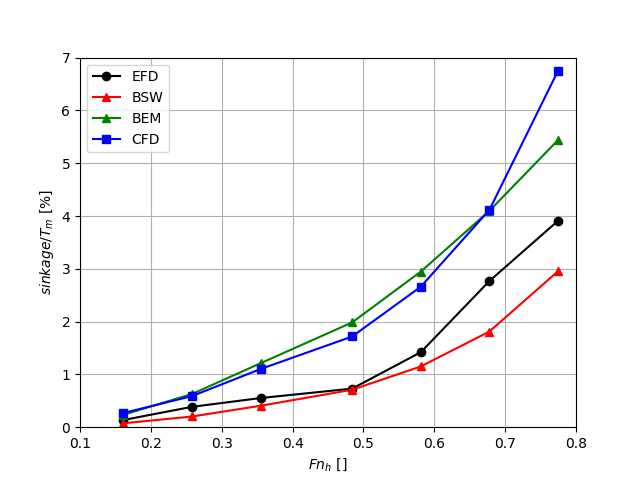

Here is the Python script that generated this plot:
import matplotlib.pyplot as plt
import numpy as np
import math

savefigures         = True

colors = 'rgbcmyk'
grav   = 9.80665
LPP    = 2.5
Tm     = 0.156
depth  = 0.24
Fn_L   = np.array([0.05, 0.08, 0.11, 0.15, 0.18, 0.21, 0.24])
vel    = Fn_L*math.sqrt(grav*LPP)
Fn_h   = vel/math.sqrt(grav*depth)

heaveAll  = np.zeros((7,1))
velxAll  = np.zeros((7,1))

cfddata    = np.genfromtxt('WigleyHull_CFDResults.csv',delimiter=',')
cfdFr      = cfddata[:,1]
cfdsinkage = cfddata[:,4]

efddata    = np.genfromtxt('WigleyHullSinkageFig10.csv',delimiter=',')
efdFr      = efddata[:,1]
efdsinkage = efddata[:,2]


bswdata    = np.genfromtxt('WigleyHullSinkageBoussinesq.csv',delimiter=',')
bswFr      = bswdata[:,1]
bswsinkage = bswdata[:,2]

bemdata    = np.genfromtxt('WigleyHullSinkage_piBEM.csv',delimiter=',')
bemFr      = bemdata[:,1]
bemsinkage = bemdata[:,2]

plt.figure(5)
plt.plot(Fn_h, efdsinkage/Tm*100.0, 'k-o',label='EFD')
plt.plot(Fn_h,  bswsinkage/Tm*100.0, 'r-^',label='BSW')
plt.plot(Fn_h,  bemsinkage/Tm*100.0, 'g-^',label='BEM')
plt.plot(Fn_h,-cfdsinkage/Tm*100.0, 'b-s',label='CFD')
plt.grid(True)
plt.legend()
plt.xlabel(r'$Fn_h$' + ' ' + r'$[]$')
plt.ylabel(r'$sinkage/T_m$' + ' ' + r'$[\%]$')
plt.xlim(0.1,0.8)
plt.ylim(0,7.0)

if savefigures:
    filename = 'Beguin_MASHCON2013_WigleyHull_Sinkage.pdf'
    plt.savefig(filename,bbox_inches='tight', transparent="True")

plt.show()
